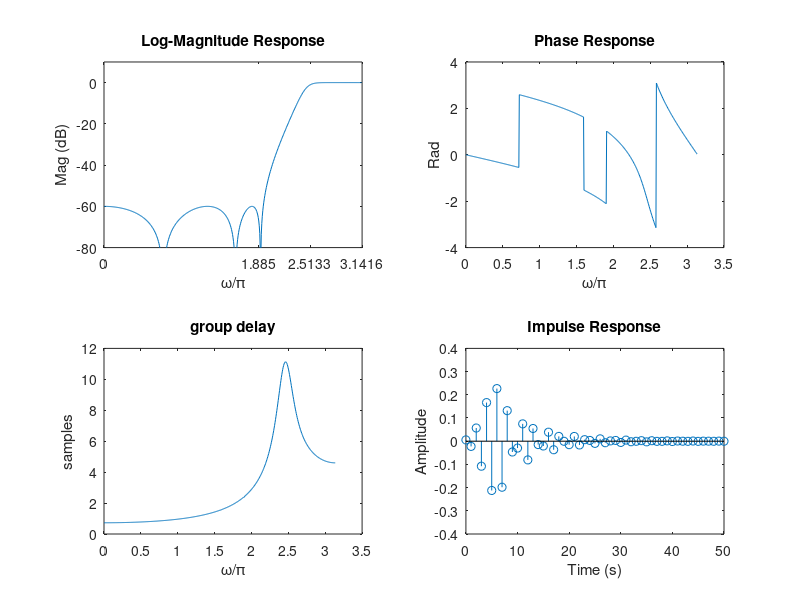

Source code (MATLAB):
% Quyen HUa
% EE6713
% M12
% P11.17

close all
clear all

%% analaog design specs for highpass using chebyshev 2
Ws = 0.6*pi;%rads/sec
Wp = 0.8*pi;%rads/sec

Fs = 100; %sampling frequency

Ap = 1; %dB
As = 60; %dB

% we convert filter specs to acquire e and A (see 10.9)
e = sqrt(10^(0.1*Ap)-1);
A = 10^(0.05*As);
% next, find Rp
Rp  = 1/sqrt(1+e^2);

%% step 1, filter design, order selection
[n, oc] = cheb2ord(Wp/pi, Ws/pi, Ap, As);
[B, A] = cheby2(n, As, oc, 'high');

%% part a, cascade form...
%homework help - to get to cascade form
%tf2sos converts digital transfer funcion datatt to second-order sections
%form (SOS). also, reference example 9.3
[sos G] = tf2sos(B,A);


%% part b, plots

[H, w] = freqz(B,A);

Hmagdb = 20*log10(abs(H));
Hpha = angle(H);
%im not sure i understand these group delay calculations. why are we
%calculating the "derivative"?
Hgroup = -diff(unwrap(Hpha))./(diff(w));
Hgroup = [Hgroup' Hgroup(end)];
Hgroup = medfilt1(Hgroup, 3);

%impulse response... help definitely needed here
NN = 50;
n = 0:NN;
x = (n==0);
h_imp = filter(B,A,x);
% Hc = impulse(B, A, t);

%% now plot! help needed here...
% om = linspace(0,1,501)*pi; %instead, use w from freqz...
subplot(2,2,1)
plot(w, Hmagdb);
axis([0,pi,-80,10]);
xlabel('\omega/\pi')
ylabel('Mag (dB)');
title('Log-Magnitude Response')
set(gca, 'xtick', [0, Ws, Wp, pi])

subplot(2,2,2)
plot(w, Hpha);
xlabel('\omega/\pi')
ylabel('Rad');
title('Phase Response')

subplot(2,2,3)
plot(w, Hgroup)
xlabel('\omega/\pi')
ylabel('samples');
title('group delay')

subplot(2,2,4)
stem(n, h_imp)
xlabel('Time (s)')
ylabel('Amplitude')
title('Impulse Response');

%% exact band edge frequency
test = find((floor(Hmagdb))==-3,1);
band_edge_freq = test/length(Hmagdb);

